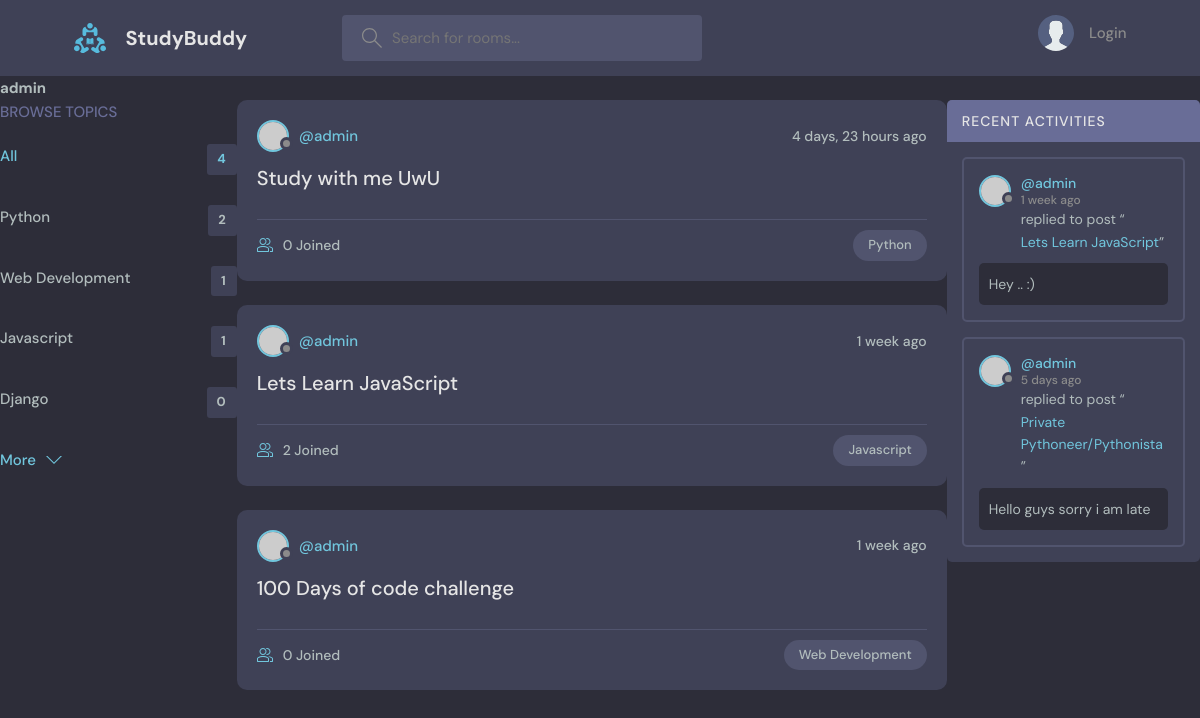
Page /profile/1/ on the committed database.
### base/models.py (models this page shows, shortened)
class Topic(models.Model):
    name = models.CharField(max_length=200)

class Room(models.Model):
    host = models.ForeignKey(User, on_delete=models.SET_NULL, null=True)
    topic = models.ForeignKey(Topic, on_delete=models.SET_NULL, null=True)
    name =  models.CharField(max_length=200)
    description = models.TextField(null=True, blank=True)
    participants = models.ManyToManyField(User, related_name='participants', blank=True)
    updated = models.DateTimeField(auto_now=True)
    created = models.DateTimeField(auto_now_add=True)
    class Meta:
        ordering = ['-updated', '-created']

class Message(models.Model):
    user = models.ForeignKey(User, on_delete=models.CASCADE)
    room = models.ForeignKey(Room, on_delete=models.CASCADE)
    body = models.TextField()
    updated = models.DateTimeField(auto_now=True)
    created = models.DateTimeField(auto_now_add=True)

### base/views.py (the view)
# urls.py: path('profile/<str:pk>/', views.userProfile, name="user-profile"),
def userProfile(request, pk):
    user = User.objects.get(id=pk)
    rooms = user.room_set.all()
    room_messages = user.message_set.all()
    topics = Topic.objects.all()
    context={'user': user, 'rooms': rooms, 'room_messages': room_messages, 'topics': topics  }
    return render(request, 'base/profile.html', context)

### base/templates/base/profile.html (shortened to what this page needs)
{% extends 'main.html' %}
{% block content %}
<h1>{{user.username}}</h1>
<div class="profile-container">
    <div>
        {% include 'base/topic_component.html' %}
    </div>
    <div>
        {% include 'base/feed_component.html' %}
    </div>
    <div>
        {% include 'base/activity_component.html' %}
    </div>
</div>
{% endblock content %}

### base/templates/base/topic_component.html
<div class="topics">
    <div class="topics__header">
      <h2>Browse Topics</h2>
    </div>
    <ul class="topics__list">
      <li>
        <a href="{% url 'home' %}" class="active">All <span>{{topics.count}}</span></a>
      </li>
      {% for topic in topics %}
      <li>
        <a href="{% url 'home' %}?q={{topic.name}}">{{topic.name}}<span>{{topic.room_set.all.count}}</span></a>
      </li>
      {% endfor %}
    </ul>
    <a class="btn btn--link" href="/">
      More
      <svg version="1.1" xmlns="http://www.w3.org/2000/svg" width="32" height="32" viewBox="0 0 32 32">
        <title>chevron-down</title>
        <path d="M16 21l-13-13h-3l16 16 16-16h-3l-13 13z"></path>
      </svg>
    </a>
  </div>

### base/templates/base/feed_component.html (shortened to what this page needs)
{% for room in rooms %}
<div class="roomListRoom">
    <div class="roomListRoom__header">
      <a href="{% url 'user-profile' room.host.id %}" class="roomListRoom__author">
        <div class="avatar avatar--small">
          <img src="https://randomuser.me/api/portraits/women/11.jpg" />
        </div>
        <span>@{{room.host.username}}</span>
      </a>
      <div class="roomListRoom__actions">
        <span>{{room.created|timesince}} ago</span>
      </div>
    </div>
    <div class="roomListRoom__content">
      <a href="{% url 'room' room.id %}">{{room.name}}</a>
    </div>
    <div class="roomListRoom__meta">
      <a href="{% url 'room' room.id %}" class="roomListRoom__joined">
        {{room.participants.all.count}} Joined
      </a>
      <p class="roomListRoom__topic">{{room.topic.name}}</p>
    </div>
</div>
{% endfor %}

### base/templates/base/activity_component.html (shortened to what this page needs)
<div class="activities">
    <div class="activities__header">
      <h2>Recent Activities</h2>
    </div>
    {% for message in room_messages %}
    <div class="activities__box">
      <div class="activities__boxHeader roomListRoom__header">
        <a href="{% url 'user-profile' message.user.id %}" class="roomListRoom__author">
          <div class="avatar avatar--small">
            <img src="https://randomuser.me/api/portraits/women/11.jpg" />
          </div>
          <p>
            @{{message.user}}
            <span>{{message.created|timesince}} ago</span>
          </p>
        </a>
      </div>
      <div class="activities__boxContent">
        <p>replied to post “<a href="{% url 'room' message.room.id %}">{{message.room.name}}</a>”</p>
        <div class="activities__boxRoomContent">
          {{message.body}}
        </div>
      </div>
    </div>
    {% endfor %}
  </div>

### static/styles/style.css (style rules this page uses)
:root { --color-main: #71c6dd; --color-main-light: #e1f6fb; --color-dark: #3f4156; --color-dark-medium: #51546e; --color-dark-light: #696d97; --color-light: #e5e5e5; --color-gray: #8b8b8b; --color-light-gray: #b2bdbd; --color-bg: #2d2d39; --color-success: #5dd693; --color-error: #fc4b0b; }
* { font-family: "DM Sans", -apple-system, BlinkMacSystemFont, "Segoe UI", Roboto, Oxygen, Ubuntu, Cantarell, "Open Sans", "Helvetica Neue", sans-serif; margin: 0; padding: 0; box-sizing: border-box; text-rendering: optimizeLegibility; font-size: inherit; }
html { font-size: 56.25%; }
@media only screen and (min-width: 1200px) { html { font-size: 62.5%; } }
body { line-height: 1.6; font-weight: 400; font-size: 1.5rem; color: var(--color-light-gray); background-color: var(--color-bg); min-height: 100vh; }
img { width: 100%; }
a { display: inline-block; color: var(--color-main); text-decoration: none; }
.btn { background-color: transparent; border: none; display: inline-flex; align-items: center; gap: 1rem; cursor: pointer; transition: all ease-in-out 0.3s; padding: 1rem 2rem; border-radius: 5px; box-shadow: 1px 1px 3px 1px rgba(0, 0, 0, 0.15); font-weight: 500; }
.btn--link { border-radius: 0; padding: 0; color: var(--color-main); box-shadow: none; }
.btn > svg { fill: currentColor; width: 1.6rem; height: 1.6rem; }
.avatar { position: relative; display: inline-block; border-radius: 50%; border: 2px solid var(--color-main); }
.avatar img { display: block; border-radius: 50%; object-fit: cover; object-position: center; }
.avatar::after { content: ""; display: block; position: absolute; background-color: var(--color-gray); z-index: 111; border-radius: 50%; border: 0.3rem solid var(--color-dark); }
.avatar.avatar--small img { width: 2.8rem; height: 2.8rem; }
.avatar.avatar--small:after { width: 0.7rem; height: 0.7rem; bottom: 0px; right: -6px; }
.topics__header { margin-bottom: 2rem; }
.topics__header h2 { text-transform: uppercase; font-weight: 500; color: var(--color-dark-light); }
.topics__list { list-style: none; }
.topics__list li a { display: flex; justify-content: space-between; margin-bottom: 3rem; font-weight: 500; color: var(--color-light-gray); transition: all 0.3s ease-in-out; }
.topics__list li a.active, .topics__list li a:hover { color: var(--color-main); }
.topics__list li a span { padding: 0.5rem 1rem; background-color: var(--color-dark); border-radius: 3px; font-size: 1.3rem; font-weight: 700; letter-spacing: 1px; }
.roomListRoom { margin-bottom: 2.4rem; background-color: var(--color-dark); border-radius: 1rem; padding: 2rem; }
.roomListRoom__header { display: flex; justify-content: space-between; align-items: center; }
.roomListRoom__author { font-weight: 500; display: flex; align-items: center; gap: 1rem; }
.roomListRoom__actions { display: flex; align-items: flex-start; gap: 1rem; position: relative; }
.roomListRoom__actions span { font-size: 1.4rem; font-weight: 500; }
.roomListRoom__content { margin: 1rem 0; }
.roomListRoom__content a { font-size: 2rem; font-weight: 500; margin-bottom: 1.5rem; color: var(--color-light); transition: all 0.3s ease-in-out; }
.roomListRoom__meta { border-top: 1px solid var(--color-dark-medium); padding-top: 1rem; display: flex; align-items: center; justify-content: space-between; }
.roomListRoom__joined { color: var(--color-light-gray); display: flex; align-items: center; gap: 1rem; font-size: 1.4rem; font-weight: 500; }
.roomListRoom__joined svg { fill: var(--color-main); width: 1.6rem; height: 1.6rem; }
.roomListRoom__topic { padding: 5px 1.5rem; background-color: var(--color-dark-medium); border-radius: 5rem; font-weight: 500; font-size: 1.3rem; }
.activities { background: var(--color-dark); border-radius: 5px; overflow: hidden; }
.activities__header h2 { background-color: var(--color-dark-light); text-transform: uppercase; font-weight: 500; padding: 1rem 1.5rem; color: var(--color-light); letter-spacing: 1px; font-size: 1.4rem; }
.activities__box { margin: 1.5rem; padding: 1.5rem; border: 2px solid var(--color-dark-medium); border-radius: 5px; }
.activities__boxHeader p { font-size: 1.4rem; line-height: 1.3; }
.activities__boxHeader p span { color: var(--color-gray); font-size: 1.2rem; display: block; }
.activities__boxContent { margin-left: 4.2rem; }
.activities__boxContent { font-size: 1.4rem; }
.activities__boxRoomContent { background: var(--color-bg); padding: 1rem; border-radius: 5px; margin-top: 1rem; margin-left: -4.2rem; }

### rows in the picture
Topic: name "Python", room_set.all.count "2"
Topic: name "Web Development", room_set.all.count "1"
Topic: name "Javascript", room_set.all.count "1"
Topic: name "Django", room_set.all.count "0"
Room: host.username "admin", created "4 days, 23 hours", name "Study with me UwU", participants.all.count "0", topic.name "Python"
Room: host.username "admin", created "1 week", name "Lets Learn JavaScript", participants.all.count "2", topic.name "Javascript"
Room: host.username "admin", created "1 week", name "100 Days of code challenge", participants.all.count "0", topic.name "Web Development"
Message: user "admin", created "1 week", room.name "Lets Learn JavaScript", body "Hey .. :)"
Message: user "admin", created "5 days", room.name "Private Pythoneer/Pythonista", body "Hello guys sorry i am late"

### other values in the picture
{{ user.username }} "admin"
{{ topics.count }} "4"
